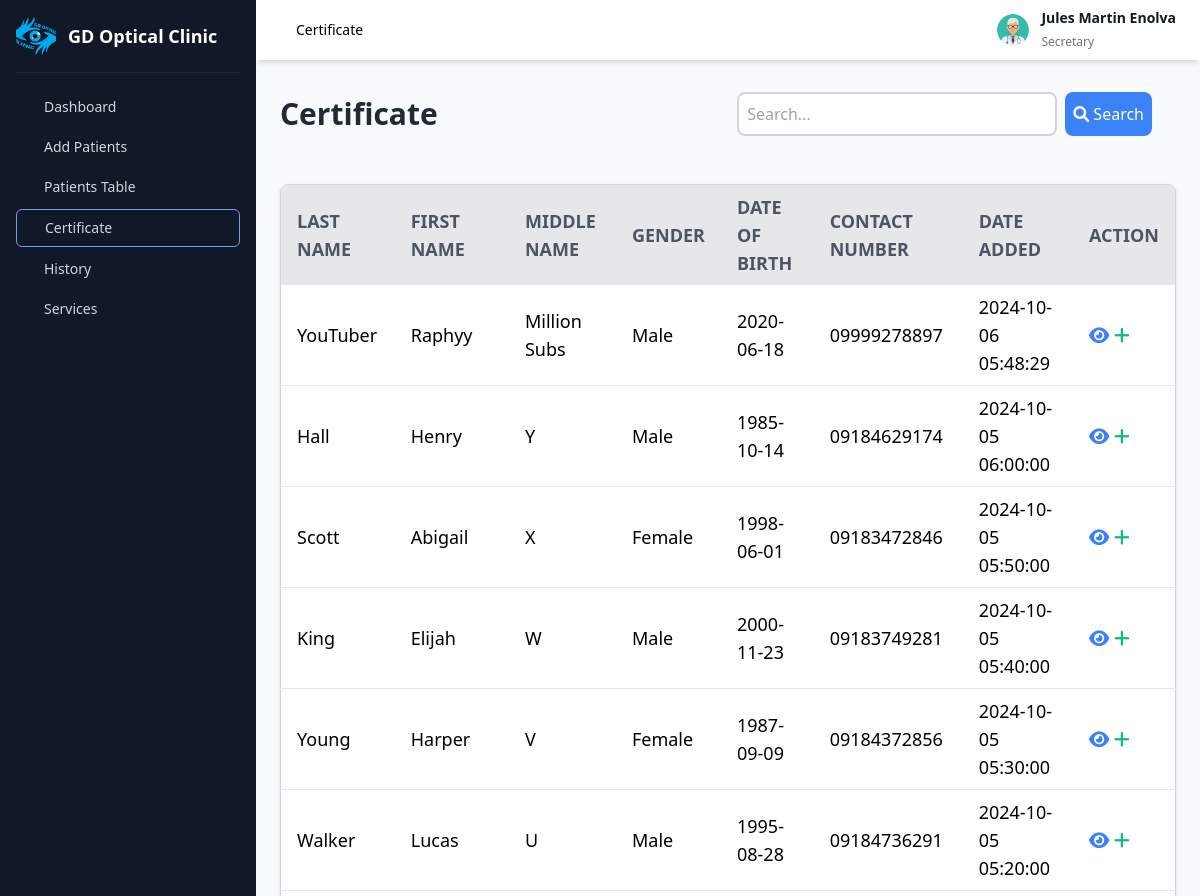
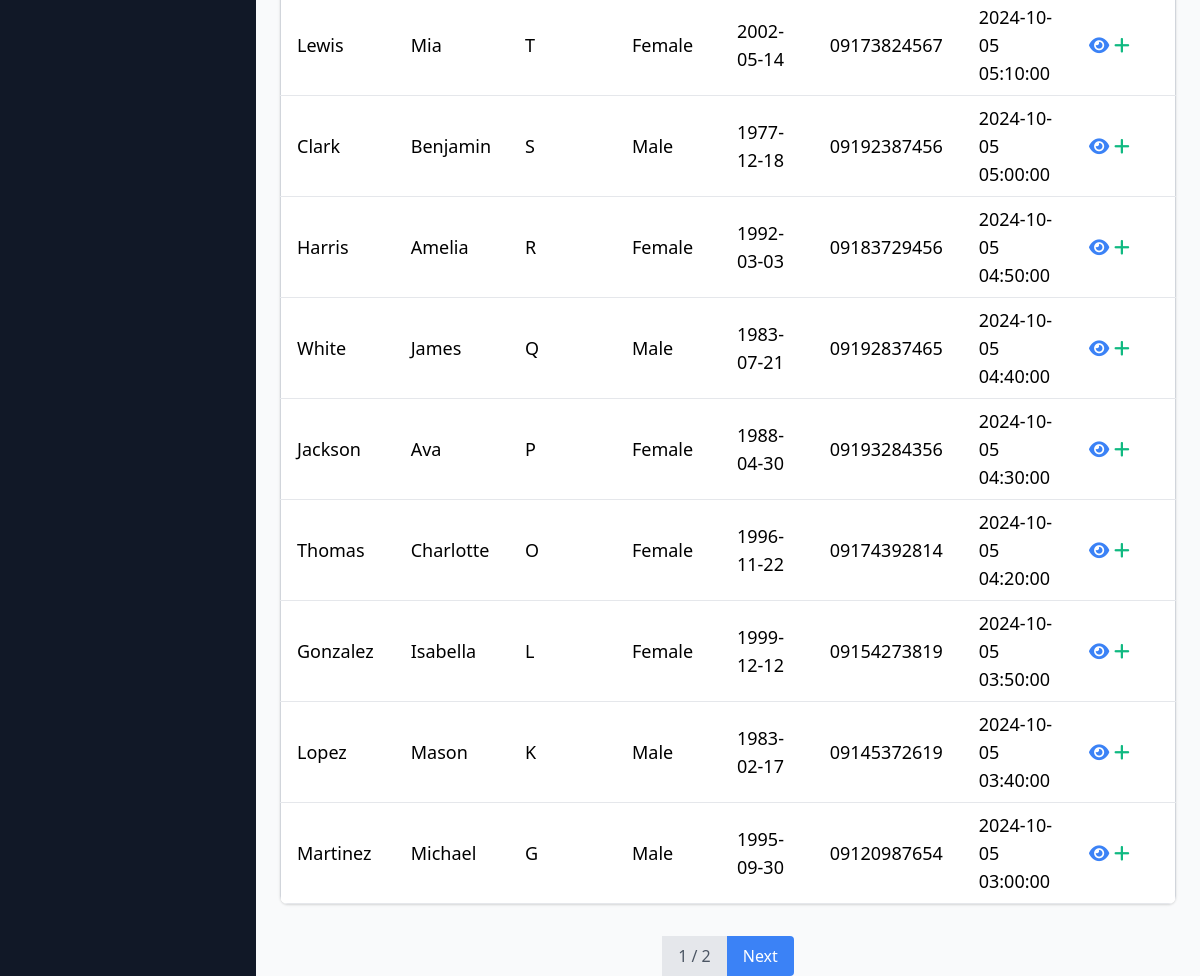
Before: /pages/secretary_certificate.php (signed in) with the older database file (2 pictures, top to bottom).
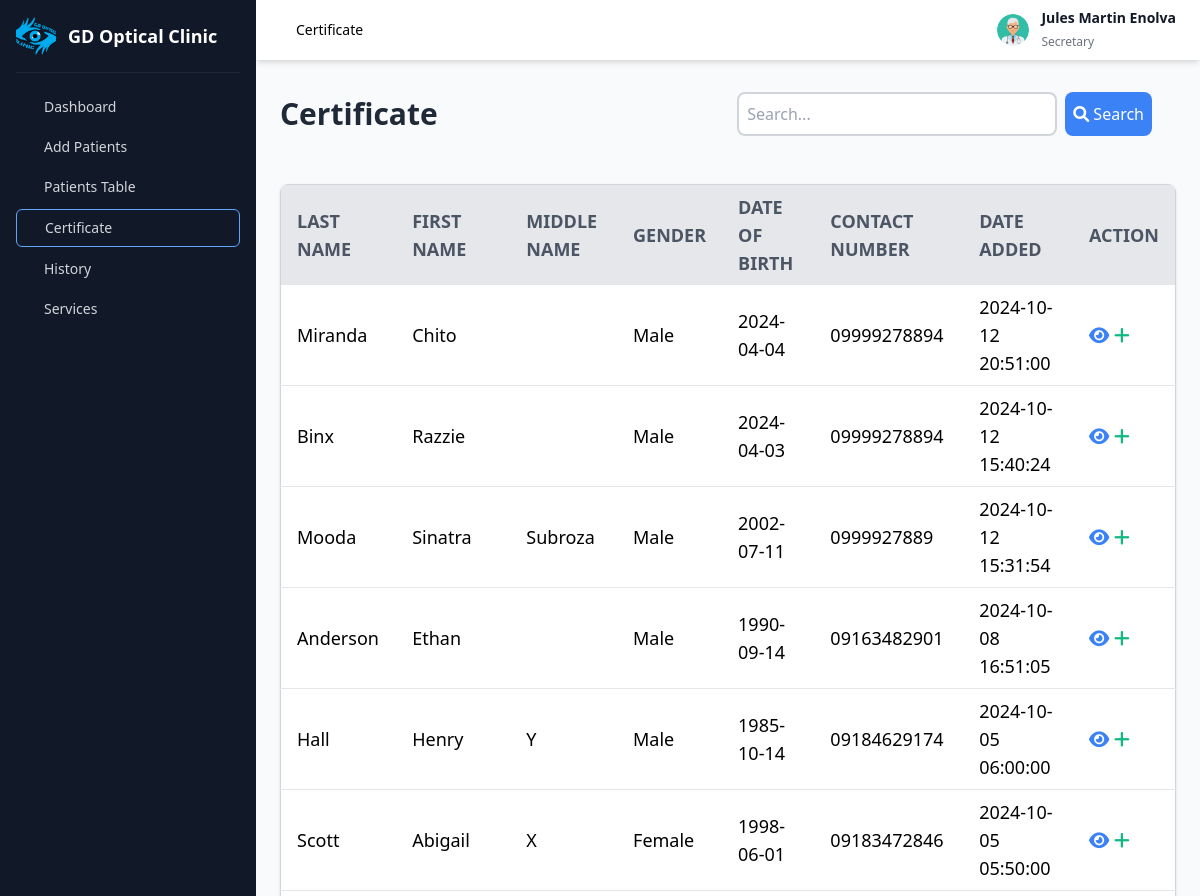
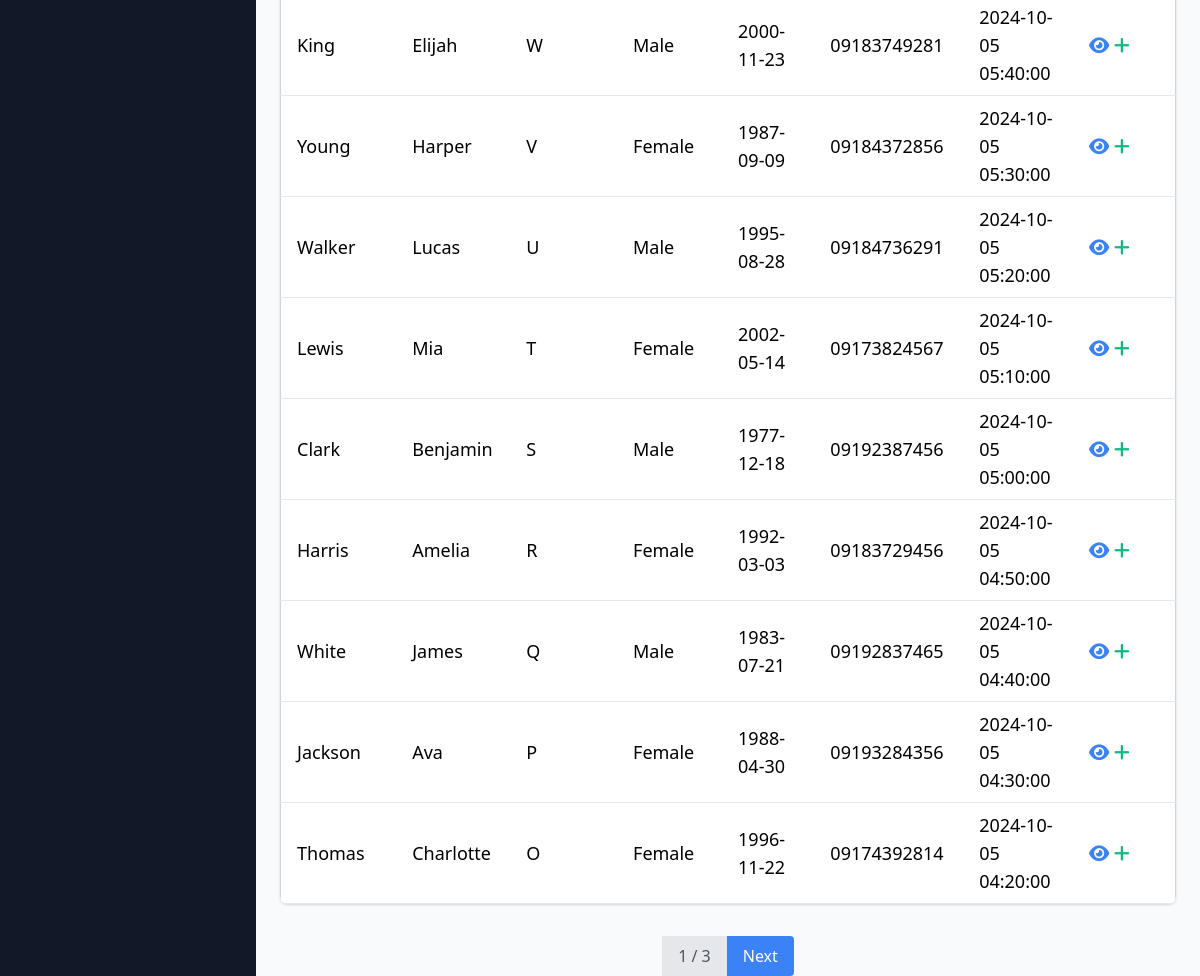
After: the same page with the newer database file (2 pictures, top to bottom).
### tables this page shows
CREATE TABLE `patients` (
  `patients_id` int(6) NOT NULL,
  `first_name` varchar(255) NOT NULL,
  `last_name` varchar(255) NOT NULL,
  `middle_name` varchar(255) DEFAULT NULL,
  `address` varchar(255) NOT NULL,
  `medication_history` text DEFAULT NULL,
  `date_of_birth` date NOT NULL,
  `gender` varchar(10) NOT NULL,
  `contact_no` varchar(15) NOT NULL,
  `date_added` timestamp NOT NULL DEFAULT current_timestamp() ON UPDATE current_timestamp(),
  `medical_history` text DEFAULT NULL,
  `previous_eye_conditions` text DEFAULT NULL,
  `additional_notes` text DEFAULT NULL,
  `allergies` varchar(255) DEFAULT NULL,
  `allergy_specify` varchar(255) DEFAULT NULL,
  `eye_conditions` varchar(255) DEFAULT NULL,
  `eye_conditions_specify` varchar(255) DEFAULT NULL
);

### pages/secretary_certificate.php (the view, shortened to what the changed rows need)
<?php
include('db.php');
$search = isset($_GET['search']) ? $_GET['search'] : '';
$page = isset($_GET['page']) ? (int)$_GET['page'] : 1;
$limit = 15;
$offset = ($page - 1) * $limit;
$total_sql = "SELECT COUNT(*) FROM patients
              WHERE last_name LIKE ?
              OR first_name LIKE ?
              OR middle_name LIKE ?
              OR contact_no LIKE ?
              OR date_added LIKE ?";
$like_search = "%$search%";
$total_stmt = $conn->prepare($total_sql);
$total_stmt->bind_param("sssss", $like_search, $like_search, $like_search, $like_search, $like_search);
$total_stmt->execute();
$total_stmt->bind_result($total_records);
$total_pages = ceil($total_records / $limit);
$sql = "SELECT patients_id, last_name, first_name, middle_name, gender, date_of_birth, contact_no, date_added FROM patients
        WHERE last_name LIKE ?
        OR first_name LIKE ?
        OR middle_name LIKE ?
        OR contact_no LIKE ?
        OR date_added LIKE ?
        ORDER BY date_added DESC
        LIMIT ?, ?";
$stmt = $conn->prepare($sql);
$stmt->bind_param("ssssssi", $like_search, $like_search, $like_search, $like_search, $like_search, $offset, $limit);
$stmt->execute();
$result = $stmt->get_result();
?>
<!DOCTYPE html>
<html lang="en">
<head>
    <link rel="stylesheet" href="https://cdnjs.cloudflare.com/ajax/libs/font-awesome/6.0.0-beta3/css/all.min.css">
    <link href="https://unpkg.com/tailwindcss@2.2.19/dist/tailwind.min.css" rel="stylesheet">
</head>
<body class="bg-gray-100">
<main class="w-full md:w-[calc(100%-256px)] md:ml-64 bg-gray-50 min-h-screen transition-all main">
    <div class="flex items-center justify-between px-6 py-4">
    <h2 class="text-3xl font-semibold text-gray-800">Certificate</h2>
    </div>
    <div class="table-container px-6 py-4">
        <div class="overflow-x-auto bg-white rounded-lg shadow">
            <table class="min-w-full bg-white border border-gray-300">
                <thead>
                    <tr class="bg-gray-200 text-gray-600 text-left text-lg uppercase font-semibold">
                        <th class="py-2 px-4">Last Name</th>
                        <th class="py-2 px-4">First Name</th>
                        <th class="py-2 px-4">Middle Name</th>
                        <th class="py-2 px-4">Gender</th>
                        <th class="py-2 px-4">Date of Birth</th>
                        <th class="py-2 px-4">Contact Number</th>
                        <th class="py-2 px-4">Date Added</th>
                        <th class="py-2 px-4">Action</th>
                    </tr>
                </thead>
                <tbody>
                    <?php
                    if ($result->num_rows > 0) {
                        while($row = $result->fetch_assoc()) {
                            echo "<tr class='border-b border-gray-200 hover:bg-gray-100 text-lg'>
                                    <td class='py-2 px-4'>{$row['last_name']}</td>
                                    <td class='py-2 px-4'>{$row['first_name']}</td>
                                    <td class='py-2 px-4'>{$row['middle_name']}</td>
                                    <td class='py-2 px-4'>{$row['gender']}</td>
                                    <td class='py-2 px-4'>{$row['date_of_birth']}</td>
                                    <td class='py-2 px-4'>{$row['contact_no']}</td>
                                    <td class='py-2 px-4'>{$row['date_added']}</td>
                                    <td class='py-2 px-4'>
                                        <a href='secretary_certificate_view.php?id={$row['patients_id']}' class='action-btn add text-blue-500 hover:text-green-700'><i class='fa fa-eye'></i></a>
                                        <a href='secretary_certificate_add.php?id={$row['patients_id']}' class='action-btn view text-green-500 hover:text-blue-700'><i class='fa fa-plus'></i></a>
                                    </td>
                                  </tr>";
                        }
                    } else {
                        echo "<tr><td colspan='8' class='py-2 px-4 text-center text-gray-500'>No records found</td></tr>";
                    }
                    ?>
                </tbody>
            </table>
        </div>
    </div>
    <div class="flex justify-center mt-4">
        <span class="px-4 py-2 bg-gray-200 text-gray-600"><?php echo $page; ?> / <?php echo $total_pages; ?></span>
        <?php if ($page < $total_pages): ?>
            <a href="?page=<?php echo $page + 1; ?>&search=<?php echo htmlspecialchars($search); ?>" class="px-4 py-2 bg-blue-500 text-white rounded-r hover:bg-blue-600">Next</a>
        <?php endif; ?>
    </div>
</main>
<?php include('secretary_homepage.php'); ?>
</body>
</html>

Changed rows visible on the page:
removed patients: last_name "YouTuber", first_name "Raphyy", middle_name "Million Subs", gender "Male", date_of_birth "2020-06-18", contact_no "09999278897", date_added "2024-10-06 05:48:29"
no longer on this page (row edited): patients: last_name "Gonzalez", first_name "Isabella", middle_name "L", gender "Female", date_of_birth "1999-12-12", contact_no "09154273819", date_added "2024-10-05 03:50:00"
no longer on this page (row unchanged): patients: last_name "Lopez", first_name "Mason", middle_name "K", gender "Male", date_of_birth "1983-02-17", contact_no "09145372619", date_added "2024-10-05 03:40:00"
no longer on this page (row unchanged): patients: last_name "Martinez", first_name "Michael", middle_name "G", gender "Male", date_of_birth "1995-09-30", contact_no "09120987654", date_added "2024-10-05 03:00:00"
added patients: last_name "Miranda", first_name "Chito", gender "Male", date_of_birth "2024-04-04", contact_no "09999278894", date_added "2024-10-12 20:51:00"
added patients: last_name "Binx", first_name "Razzie", gender "Male", date_of_birth "2024-04-03", contact_no "09999278894", date_added "2024-10-12 15:40:24"
added patients: last_name "Mooda", first_name "Sinatra", middle_name "Subroza", gender "Male", date_of_birth "2002-07-11", contact_no "0999927889", date_added "2024-10-12 15:31:54"
added patients: last_name "Anderson", first_name "Ethan", gender "Male", date_of_birth "1990-09-14", contact_no "09163482901", date_added "2024-10-08 16:51:05"
Other visible differences:
$total_pages: "2" → "3"
